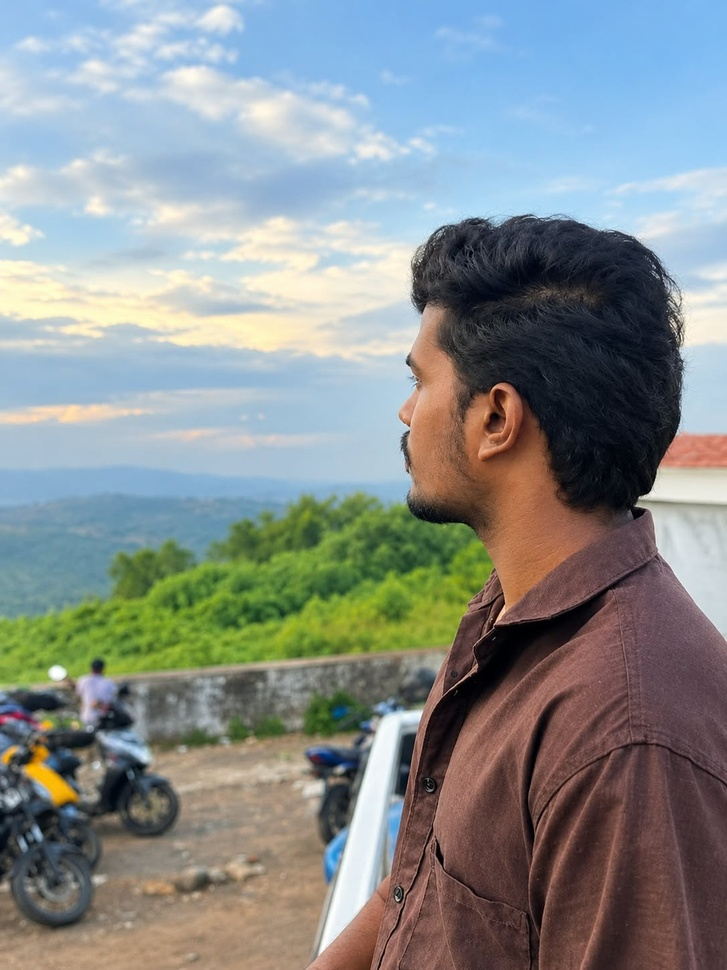
#> input picture me.jpeg, 727 x 970 px, shrunk from 1086 x 1449 before the run, found by its file name
$ jupyter execute 'EX7 (1).ipynb'
#> lines starting #> are read from the running program, lines starting #| are printed output that depends on the picture; after the words box and inside, x2 and y2 are one past the last pixel; in counts of white or black regions, pixels touching at a corner belong together
Exp-7-Record-HOUGH TRANSFORM
Name : Vasanth P
Register numbe

[cell 1]
import cv2
import numpy as np
import matplotlib.pyplot as plt

[cell 2]
# Step 2: Load the image using imread() from cv2 module
image = cv2.imread(r"C:\Users\muthu\Pictures\me.jpeg")  # Replace 'image.jpg' with your image path
#> image is the input picture: shape (970, 727, 3); mean B, G, R 141.2, 141.7, 134.9

[cell 3]
# Step 3: Convert the image to grayscale
gray_image = cv2.cvtColor(image, cv2.COLOR_BGR2GRAY)
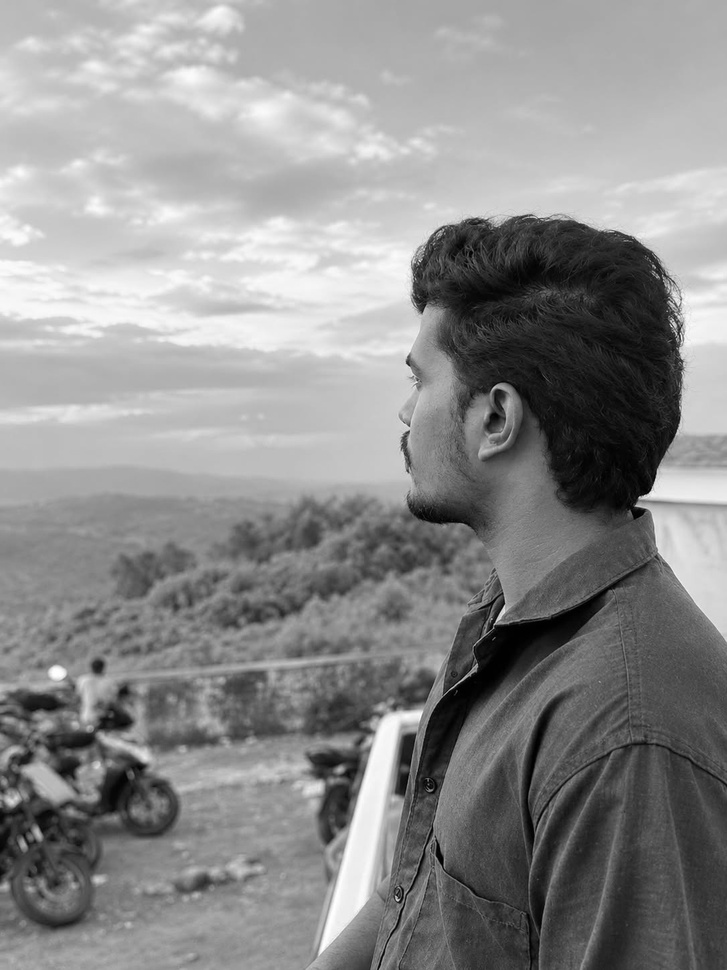
#> gray_image: shape (970, 727); min 0, max 255, mean 139.6

[cell 4]
# Input image and grayscale image
plt.imshow(cv2.cvtColor(image, cv2.COLOR_BGR2RGB))  # Convert image to RGB for displaying
plt.title("Input Image")
plt.axis('off')

[cell 5]
plt.imshow(gray_image, cmap='gray')
plt.title("Grayscale Image")
plt.axis('off')

[cell 6]
# Step 4: Using Canny operator from cv2, detect the edges of the image
edges = cv2.Canny(gray_image, 50, 150)  # Canny edge detection with threshold values 50 and 150
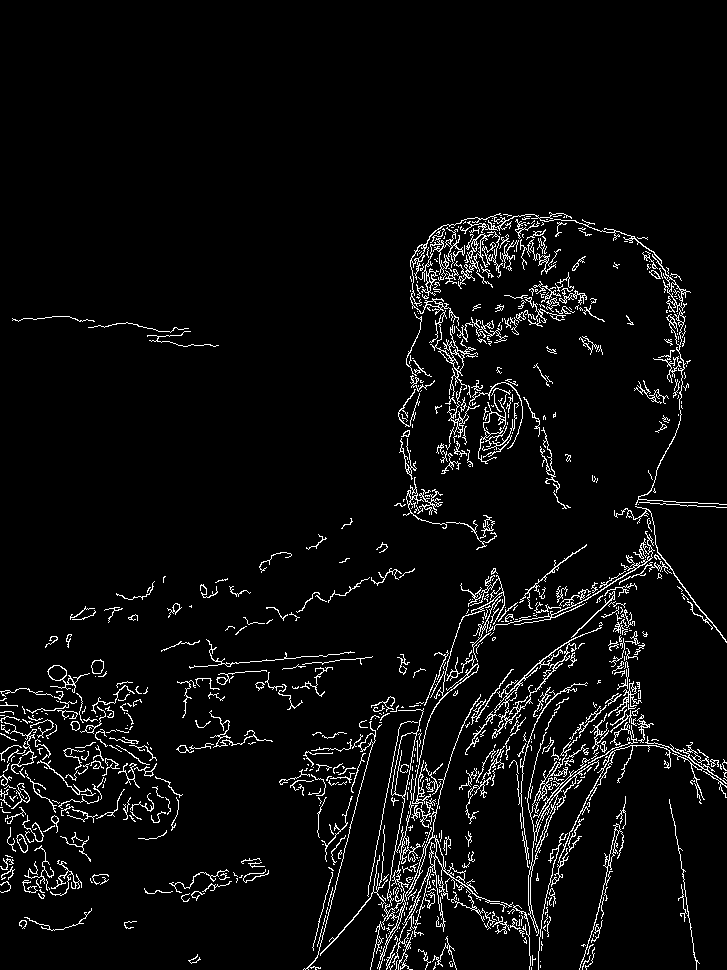
#> edges: shape (970, 727); 4.8% white in thin lines or dots, all inside (x1, y1, x2, y2) = (0, 212, 727, 970)

[cell 7]
# Canny Edge Detector output
plt.imshow(edges, cmap='gray')
plt.title("Canny Edge Detector")
plt.axis('off')

[cell 8]
# Step 5: Using the HoughLinesP(), detect line coordinates for every point in the image
# The parameters of HoughLinesP are: image, resolution, threshold, minLineLength, maxLineGap
lines = cv2.HoughLinesP(edges, 1, np.pi / 180, 100, minLineLength=50, maxLineGap=10)
#> lines = 172 rows, first 6: [322, 939, 369, 753], [365, 904, 400, 724], [515, 761, 531, 876], [485, 580, 493, 640], [486, 579, 495, 638], [492, 458, 510, 379]

[cell 9]
# Step 6: Using a for loop, draw the lines on the original image using the detected coordinates
# The lines variable contains the endpoints of the detected lines
if lines is not None:
    for line in lines:
        coords = line[0] if getattr(line, "ndim", 1) == 2 else line
        x1, y1, x2, y2 = (int(v) for v in coords)
        cv2.line(image, (x1, y1), (x2, y2), (0, 255, 0), 2)
#> this loop made 172 passes
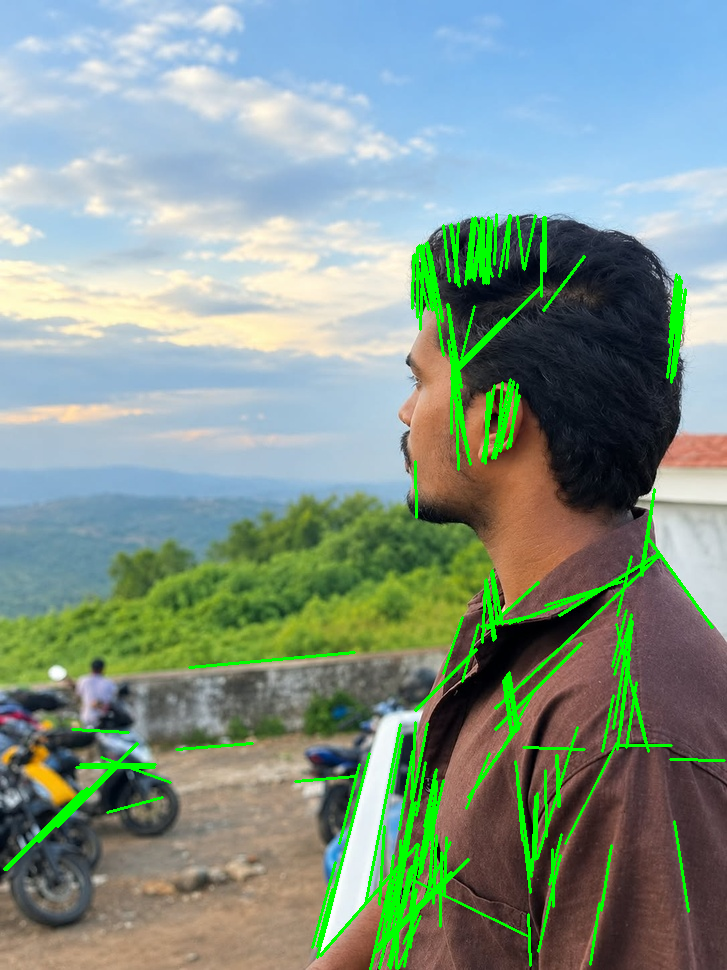
#> image: shape (970, 727, 3); 4.69% of pixels changed, all inside (x1, y1, x2, y2) = (3, 213, 726, 970)

[cell 10]
# Display the result of Hough Transform (Image with lines)
plt.imshow(cv2.cvtColor(image, cv2.COLOR_BGR2RGB))  # Image with lines drawn
plt.title("Result of Hough Transform")
plt.axis('off')
